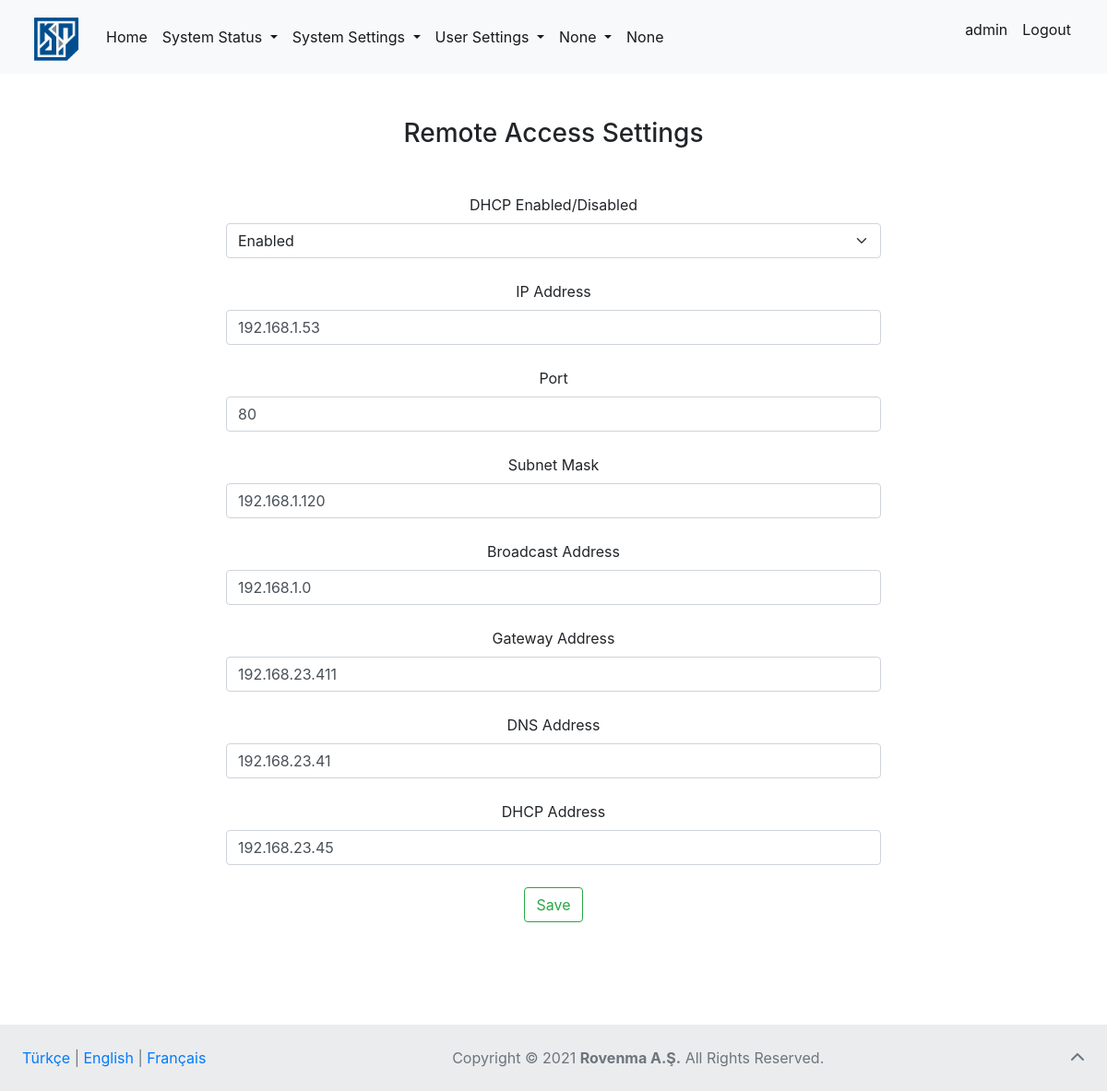
Page /remote-access/ (signed in) on the earlier database version.
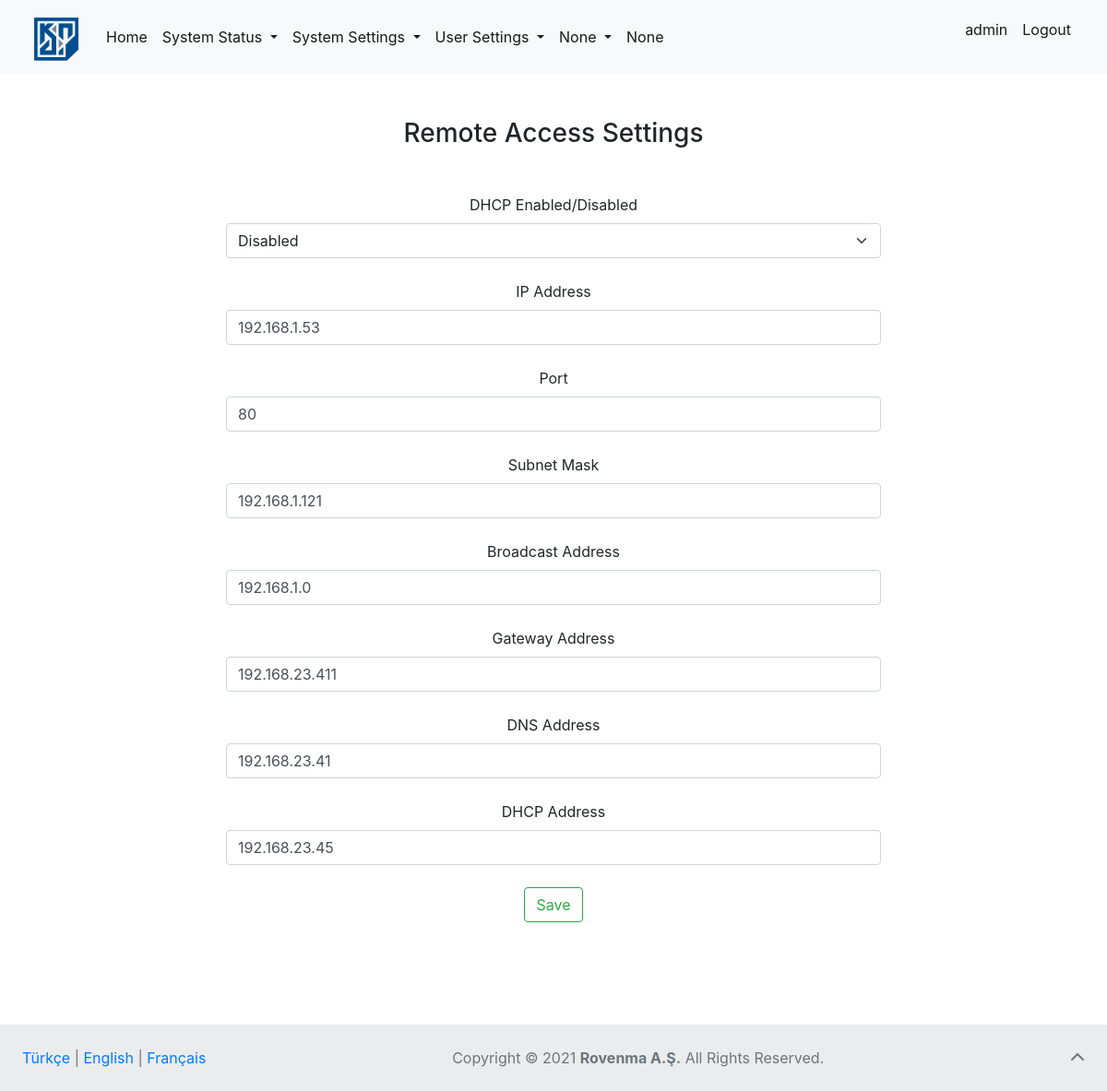
Same page on the later database version.
### settings/models.py (models this page shows, shortened)
class RemoteAccessSettings(models.Model):
    dhcp_enabled = models.BooleanField(verbose_name="DHCP Disabled")
    ip_address = models.GenericIPAddressField(verbose_name="IP Address")
    port = models.IntegerField(verbose_name="Port")
    subnet_mask = models.GenericIPAddressField(verbose_name="Subnet Mask")
    broadcast_address = models.GenericIPAddressField(verbose_name="Broadcast Address")
    gateway_address = models.GenericIPAddressField(verbose_name="Gateway Address")
    dns_address = models.GenericIPAddressField(verbose_name="DNS Address")
    dhcp_address = models.GenericIPAddressField(verbose_name="DHCP Address")

### page_articles/models.py (models this page shows, shortened)
class RemoteAccessArticles(models.Model):
    lang = models.CharField(
        verbose_name="Language (like TR or EN)", max_length=2)
    title = models.CharField(
        verbose_name="Remote Access Settings (title)", max_length=35)
    dhcp = models.CharField(
        verbose_name="DHCP Enabled/Disabled (field)", max_length=30)
    ip_address = models.CharField(
        verbose_name="IP Address (field)", max_length=25)
    port = models.CharField(verbose_name="Port (field)", max_length=25)
    subnet_mask = models.CharField(
        verbose_name="Subnet Mask (field)", max_length=50, default=None)
    broadcast_address = models.CharField(
        verbose_name="Broadcast Address (field)", max_length=25)
    gateway_address = models.CharField(
        verbose_name="Gateway Address (field)", max_length=25)
    dns_address = models.CharField(
        verbose_name="DNS Address (field)", max_length=25, default=None)
    dhcp_address = models.CharField(
        verbose_name="DHCP Address (field)", max_length=25)
    save_text = models.CharField(
        verbose_name="Save (text)", max_length=25, default=None)
    enabled = models.CharField(verbose_name="Enabled (text)", max_length=25)
    disabled = models.CharField(verbose_name="Disabled (text)", max_length=25)

### settings/views.py (the view)
# urls.py: path('remote-access/', views.remote_access_view, name="remote_access"),
def remote_access_view(request):
    if request.user.is_authenticated:
        lang = "EN"
        cookie_lang = request.COOKIES.get("lang")
        for article in RemoteAccessArticles.objects.all():
            if cookie_lang == article.lang:
                lang = article.lang
                break
        articles = RemoteAccessArticles.objects.get(lang=lang)
        navbar = NavbarFooterArticles.objects.get(lang=lang)
        values = RemoteAccessSettings.objects.all().first()
        if request.method == "POST":
            values.dhcp_enabled = request.POST.get("dhcp_setting")
            values.ip_address = request.POST.get("ip_address")
            values.port = request.POST.get("port")
            values.subnet_mask = request.POST.get("subnet_mask")
            values.broadcast_address = request.POST.get("broadcast_address")
            values.gateway_address = request.POST.get("gateway_address")
            values.dns_address = request.POST.get("dns_address")
            values.dhcp_address = request.POST.get("dhcp_address")
            values.save()
            return redirect("remote_access")
        else:
            if values.dhcp_enabled:
                enable = "selected"
                disable = ""
            else:
                enable = ""
                disable = "selected"
            return render(request, "settings/remote_access.html", {"value": values, "articles": articles, "navbar_articles": navbar})
    else:
        return redirect("login")

### templates/settings/remote_access.html (shortened to what this page needs)
{% extends 'base.html' %}
{% block body %}
    <div class="container mt-5">
      <h3 class="text mt-3 mb-5">{{articles.title}}</h3>
        <form method="post">
          {% if value %}
            <div class="col-8 mt-4">
              <label for="dhcp_setting" class="form-label">{{articles.dhcp}}</label>
              <select class="form-select" name="dhcp_setting" id="dhcp_setting">
                {% if value.dhcp_enabled %}
                  <option value="True" selected>{{articles.enabled}}</option>
                {% else %}
                <option value="False" selected>{{articles.disabled}}</option>
                {% endif %}
              </select>
            </div>
            <div class="col-8 mt-4">
              <label for="ip_address" class="form-label">{{articles.ip_address}}</label>
              <input value="{{value.ip_address}}" class="form-control" type="text" name="ip_address" id="ip_address">
            </div>
            <div class="col-8 mt-4">
              <label for="port" class="form-label">{{articles.port}}</label>
              <input value="{{value.port}}" class="form-control" type="text" name="port" id="port">
            </div>
            <div class="col-8 mt-4">
              <label for="subnet_mask" class="form-label">{{articles.subnet_mask}}</label>
              <input value="{{value.subnet_mask}}" class="form-control" type="text" name="subnet_mask" id="subnet_mask">
            </div>
            <div class="col-8 mt-4">
              <label for="boardcast_address" class="form-label">{{articles.broadcast_address}}</label>
              <input value="{{value.broadcast_address}}" class="form-control" type="text" name="broadcast_address" id="boardcast_address">
            </div>
            <div class="col-8 mt-4">
              <label for="gateway_address" class="form-label">{{articles.gateway_address}}</label>
              <input value="{{value.gateway_address}}" class="form-control" type="text" name="gateway_address" id="gateway_address">
            </div>
            <div class="col-8 mt-4">
              <label for="dns_address" class="form-label">{{articles.dns_address}}</label>
              <input value="{{value.dns_address}}" class="form-control" type="text" name="dns_address" id="dns_address">
            </div>
            <div class="col-8 mt-4 mb-4">
              <label for="dhcp_address" class="form-label">{{articles.dhcp_address}}</label>
              <input value="{{value.dhcp_address}}" class="form-control" type="text" name="dhcp_address" id="dhcp_address">
            </div>
          {% endif %}
          <button type="submit" style="margin-bottom: 10%;" class="btn btn-outline-success">{{articles.save_text}}</button>
        </form>
    </div>
{% endblock body %}

Differences in the rows shown:
changed RemoteAccessSettings: dhcp_setting "Enabled" → "Disabled"; subnet_mask "192.168.1.120" → "192.168.1.121"
